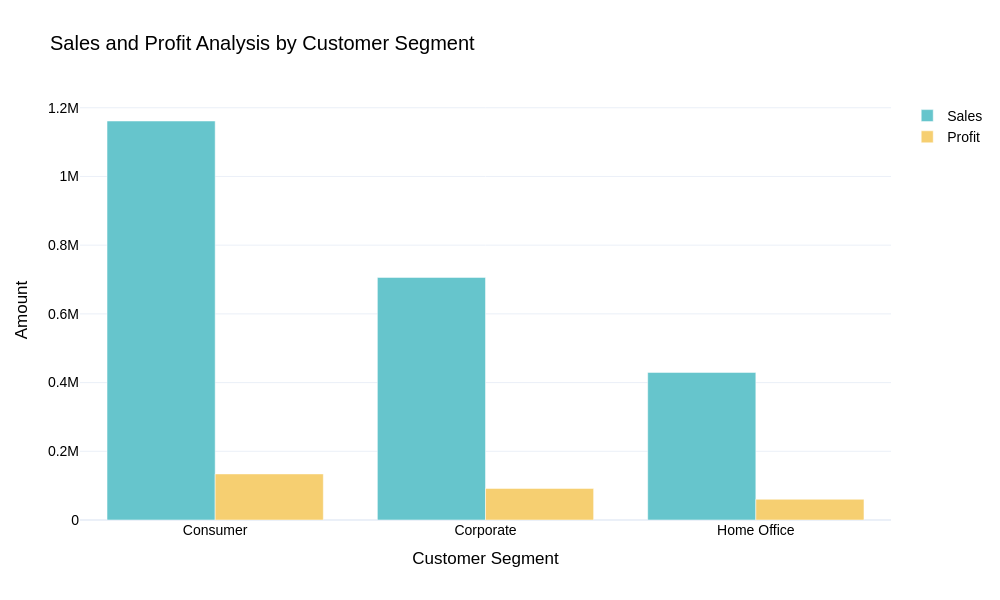

Write notebook code for a chart like this one.
### Markdown cell above
# Sales and Profit Analysis by Customer Segment

### Code cell
sales_profit_by_segment = df.groupby('Segment').agg({'Sales': 'sum', 'Profit': 'sum'}).reset_index()

color_palette = colors.qualitative.Pastel

fig = go.Figure()
fig.add_trace(go.Bar(x=sales_profit_by_segment['Segment'], 
                     y=sales_profit_by_segment['Sales'], 
                     name='Sales',
                     marker_color=color_palette[0]))

fig.add_trace(go.Bar(x=sales_profit_by_segment['Segment'], 
                     y=sales_profit_by_segment['Profit'], 
                     name='Profit',
                     marker_color=color_palette[1]))

fig.update_layout(title='Sales and Profit Analysis by Customer Segment',
                  xaxis_title='Customer Segment', yaxis_title='Amount')

fig.update_layout(
 font=dict(
        family="Arial",
        size=14,
        color="black"
    ), width=1000,  
    height=600 
)

fig.show()

### Figure 1 — Plotly figure (JSON) as saved in the notebook; plotly's stock layout.template omitted (floating-point values rounded to 4 significant figures)
{"data": [{"marker": {"color": "rgb(102, 197, 204)"}, "name": "Sales", "type": "bar", "x": ["Consumer", "Corporate", "Home Office"], "y": [1161000.0, 706100.0, 429700.0]}, {"marker": {"color": "rgb(246, 207, 113)"}, "name": "Profit", "type": "bar", "x": ["Consumer", "Corporate", "Home Office"], "y": [134100.0, 91980.0, 60300.0]}], "layout": {"font": {"color": "black", "family": "Arial", "size": 14}, "height": 600, "title": {"text": "Sales and Profit Analysis by Customer Segment"}, "width": 1000, "xaxis": {"title": {"text": "Customer Segment"}}, "yaxis": {"title": {"text": "Amount"}}}}
